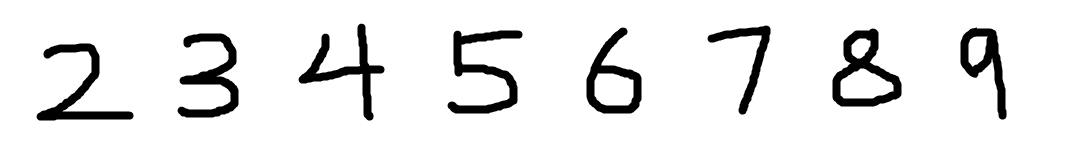
#> input picture mnist1/image/tests.png, 1076 x 155 px
$ python k_means_pp_segment.py   (older library calls are emulated)
#> lines starting #> are read from the running program, lines starting #| are printed output that depends on the picture; after the words box and inside, x2 and y2 are one past the last pixel; in counts of white or black regions, pixels touching at a corner belong together
### mnist1/process_picture.py
# -*- coding: utf-8 -*-
"""
Created on Sat Dec  2 20:15:20 2017

@author: majin
"""
from PIL import Image
import matplotlib.pyplot as plt
import numpy as np
import DBScan_segment as dbss

# [35 lines left out: function getTestPicArray, not called in this run]


def openImage(fileImg):
#> called with fileImg = './image/tests.png'
    return Image.open(fileImg)
#> returned value is the input picture: PIL image 1076x155 RGB; min 0, max 255, mean 233.8

# [14 lines left out: function resizeImage, not called in this run]
def rgb2gray(pic,show=False):
    '''
     Y' = 0.299 R + 0.587 G + 0.114 B

     L模式：灰度模式
     1模式：二值模式
    '''
#> called with show = False
    #将灰度值
    pic = pic.convert("L")
    #tva = [ (255-x)*1.0/255.0 for x in pic.getdata()]
    for i in range(pic.width):
        for j in range(pic.height):
            h = pic.getpixel((i,j))
            if h>110:
                h=255   #设成白色
            else:
                h=0     #设成黑色
            pic.putpixel((i,j), h)
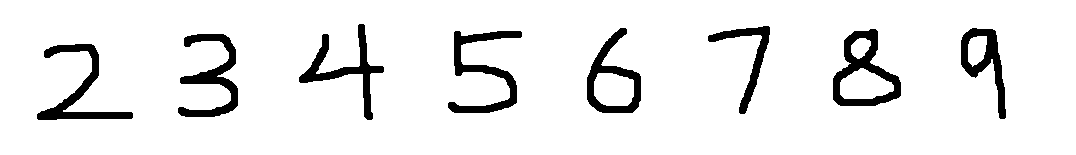
#> pic: PIL image 1076x155 L; 92.3% white; 8 black regions, largest, box (x1, y1, x2, y2) and area: (833, 29, 901, 106) 1910, (448, 31, 522, 113) 1821, (178, 34, 238, 117) 1768
    if show:
        pic.show()
    return pic
# [70 lines left out: functions genPixValue, segment_picture, not called in this run]


# [22 lines that do not run on import are left out]

### mnist1/k_means_pp_segment.py
# -*- coding: utf-8 -*-
"""
Created on Sun Nov 26 16:05:02 2017

@author: majin
"""


import numpy as np
import random
import math
import process_picture as pp
from PIL import Image
import matplotlib.pyplot as plt


def plotData(data,color,style):
    '''
    绘制数据，但是不显示，以便对对个数据在同一张图上绘制
    @datas
        其中一个矩阵
    @color
        这个矩阵在渲染时使用的颜色
    @style
        点的style
    '''
    if data.shape[1] == 3:
        plt.scatter(data[:,0], data[:,1],c=data[:,2],marker=style)
    else:
        plt.scatter(data[:,0], data[:,1],c=color,marker=style)


def randK(nodes,k):
    '''
    随机选取一个点作为一个中心点，每次选取距离所有中心点最远的那个点作为中心点
    '''
    n = nodes.shape[0]
    f = random.randint(0,n)

    #选取第一个点
    centers = np.zeros((k,2))   #(k,2)
    centers[0][0] = nodes[f][0] #x坐标
    centers[0][1] = nodes[f][1] #y坐标
    centerIndex = []#保存在centers中的node序号，防止node重复添加
    centerIndex.append(f)

    d=1     #现在拥有的中心点的个数
    while d<k:
        #计算每个点到所有中心点的距离和
        dist = np.zeros((n,1))  #dist (n,1)

        for i in range(nodes.shape[0]):      #per line(per node)
            node = np.array(nodes[i][0:-1])
            node = node.reshape(1,2)         #(1,2)

            #计算到d个中心的距离
            for ii in range(d):
                 tmp = np.sum((node - centers[ii].reshape(1,2))**2,axis=1,keepdims=True)#(1,1)
                 dist[i][0] = dist[i][0] + np.sqrt(tmp)#np.sum(np.sqrt(tmp),axis=0,keepdims=True)

        #选出最大的距离，该中心就是该点的near
        maxIndex = 0
        for index in range(n):
            if dist[index][0] > dist[maxIndex][0] and index not in centerIndex:
                maxIndex = index
                centerIndex.append(maxIndex)
        #将这个点加入到centers中
        centers[d][0] = nodes[maxIndex][0]
        centers[d][1] = nodes[maxIndex][1]

        d = d + 1
    return centers

def cluster2near(nodes,centers):
    '''
    将每个点指派到最近的质心，形成K个簇
    只改变node最后一列的的簇

    @nodes
        (n,3) n个点，第一列x坐标，第二列y坐标，第三列所属的类族
    @centers
        (k,2) k个中心点
    @res
        (n,3) nodes计算改变类族之后的结果
    '''
    res = nodes
    k = centers.shape[0]
    for i in range(nodes.shape[0]):      #per line(per node)
        node = np.array(nodes[i][0:-1])
        node = node.reshape(1,2)         #(1,2)

        #计算到k个中心的距离
        distance = np.sum((node - centers)**2,axis=1,keepdims=True)#(k,1)
        #print(distance)

        #选出最小的距离，该中心就是该点的near
        minIndex = 0
        for index in range(k):
            if distance[index][0] < distance[minIndex][0]:
                minIndex = index

        #将这个点的类族归到距其最小的center上
        res[i][-1] = minIndex

    return res

def compute_center(nodes,k):
    '''
    根据节点的类族，计算每个族的中心
    @nodes
        (n,3) 所有节点
    @return
        (k,2) 返回类族的中心
    '''
    n = nodes.shape[0]
    centers = np.zeros((k,2))
    count = np.zeros((k,2))
    for i in range(n):#per line(per node)
        node_class = int(nodes[i][-1])
        count[node_class][0] +=1
        count[node_class][1] +=1
        centers[node_class][0] += nodes[i][0]
        centers[node_class][1] += nodes[i][1]
    #centers = centers[:][0] / count
    #centers = centers[:][1] / count
    centers = centers/count
    return centers


def evaluate_result(centers,nodes):
    '''
    评价聚类的结果
    @centers
        类的中心点 (k,2)
    @nodes
        被分类后的点 (n,3)
    @return
        结果为每类的紧凑度的和
        类的紧凑度：该类下所有点到中心点的距离的平均值
    '''
    n= nodes.shape[0]
    k = centers.shape[0]
    cluster_jincou = np.zeros((k,1))#(k,1) 每个类的紧凑
    cluster_count = np.zeros((k,1))#(k,1) 每个类下的点的个数

    for i in range(n):#per node
        node_cluster = nodes[i][2] #点所属的类
        node_cluster = int(node_cluster)
        #点到中心点的距离
        x_2_y_2 = (nodes[i][0]-centers[node_cluster][0])**2 + (nodes[i][1]-centers[node_cluster][1])**2
        node_dist = math.sqrt(x_2_y_2)

        cluster_jincou[node_cluster][0] += node_dist #记录距离和
        cluster_count[node_cluster][0] +=1 #记录点的个数
    cluster_jincou = cluster_jincou/cluster_count #距离平均
    #cluster_jincou= cluster_jincou
    res = np.sum(cluster_jincou,axis=0,keepdims=True) #求和


    #################感觉上面的有点问题，再加上中心点之间的距离
    #centers
    return res/k+0.5*k

def load_2img_nodes(img):
    '''
    将二值图像中非零点的坐标取出来

    img: Image
    '''
    width = img.width
#> width = 1076
    height = img.height
#> height = 155

    img_data = img.getdata()
    img_data_matric = np.matrix(img_data)

    img_matric = img_data_matric.reshape(height,width)
    nodes =[]
    for x in range(img_matric.shape[1]):
        for y in range(img_matric.shape[0]):
            if img_matric[y,x] != 255:
                nodes.append([x,height - y,-1])#x,y,类别
    return np.array(nodes)

if __name__ =="__main__":
    filein = r'./image/tests.png'
    img = pp.openImage(filein)
    img_gray = pp.rgb2gray(img)
    nodes = load_2img_nodes(img_gray)

    K=8
    center = randK(nodes,K) #随机化K
#> after the loop in randK, `while d<k:`: centerIndex = 958 values, max 12918 at index 717, min 1 at index 1, mean 11924.7; centers = [[495, 117], [1005, 38], [37, 41], [995, 123], [44, 103], [1005, 44], [37, 41], [996, 119]]; d = 8
#> center has the same summary as centers in randK

    T = 1000  #迭代次数
    for i in range(T):

        #记录上一次的所有点
        lastNodes = np.copy(nodes)

        #找最近的center进行归类
        nodes = cluster2near(nodes,center)

        #更新center
        center = compute_center(nodes,K)

        #点的类不变，视为结束
        if np.array_equal(lastNodes,nodes):
            break

    #计算当前K的聚集度
    eva = evaluate_result(center,nodes)
#> the loop in evaluate_result, `for i in range(n):#per node` made 12919 passes
#> (x_2_y_2, node_dist) on passes 1 to 3: (2460.9, 49.61), (2511, 50.11), (2563.1, 50.63)
#> after the loop in evaluate_result, `for i in range(n):#per node`: cluster_count = [3341, 365, 1748, 1122, 3382, 1910, 0, 1051]; cluster_jincou = [232203.2, 4683.9, 58356.1, 31976.7, 237726.3, 52354.9, 0, 18421.1]
#> in evaluate_result, `cluster_jincou = cluster_jincou/cluster_count`: cluster_jincou = [69.5, 12.83, 33.38, 28.5, 70.29, 27.41, nan, 17.53]
#> in evaluate_result, `res = np.sum(cluster_jincou,axis=0,keepdims=True)`: res = [nan]
#> eva = [nan]
    #print(eva)


    #展示当前K的聚类效果
    plotData(nodes,'b','.')
    plotData(center,'r','x')

    plt.title('k='+str(K)+",the result of k-means clustering")
    plt.xlabel('x')
    plt.ylabel('y')


    plt.show()
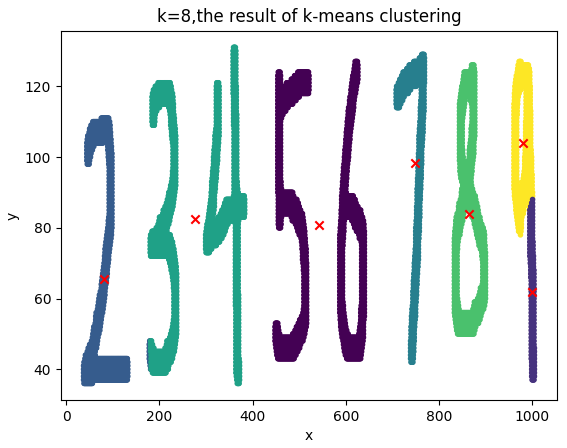
#> figure drawn by matplotlib, 1 panel
